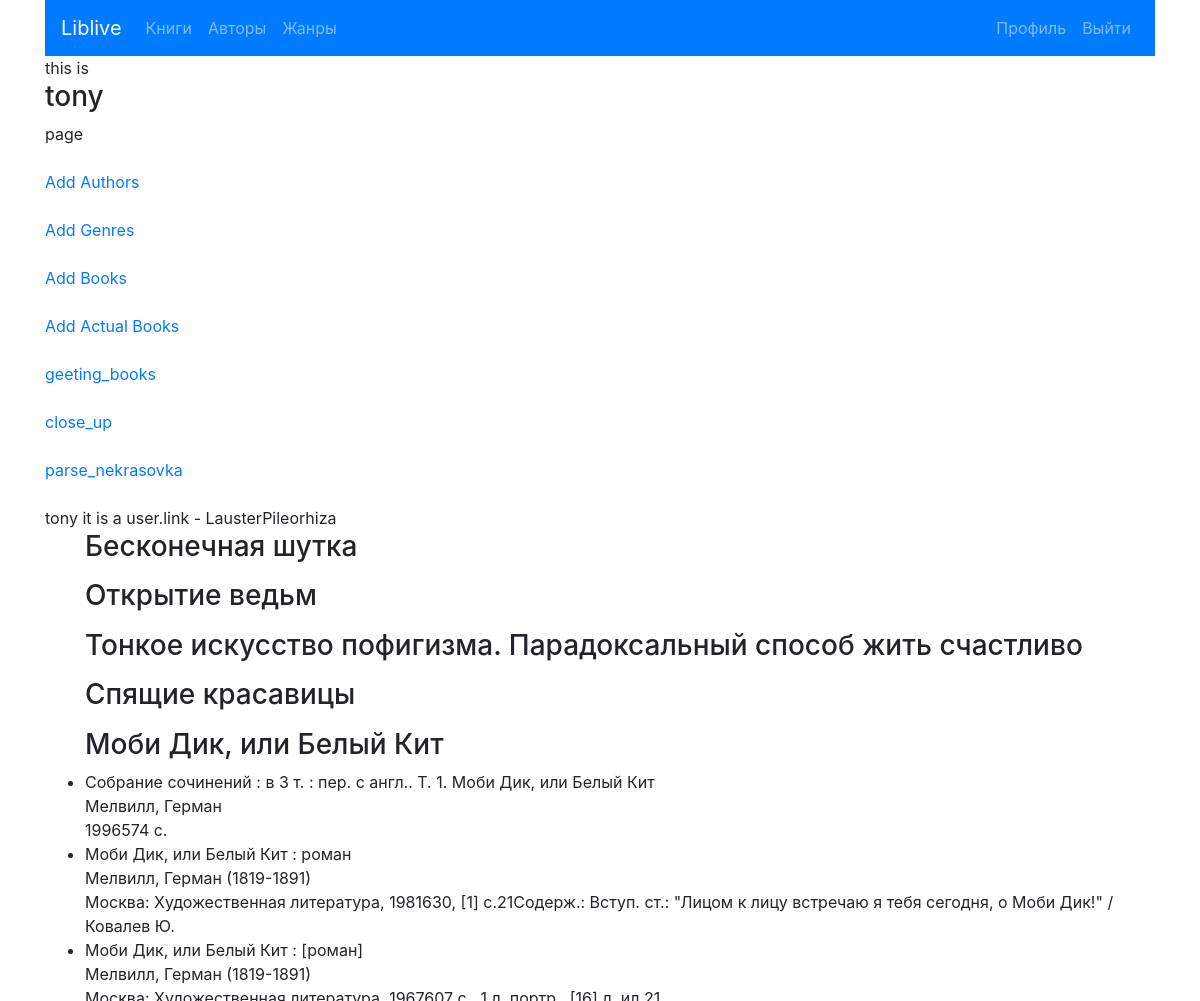
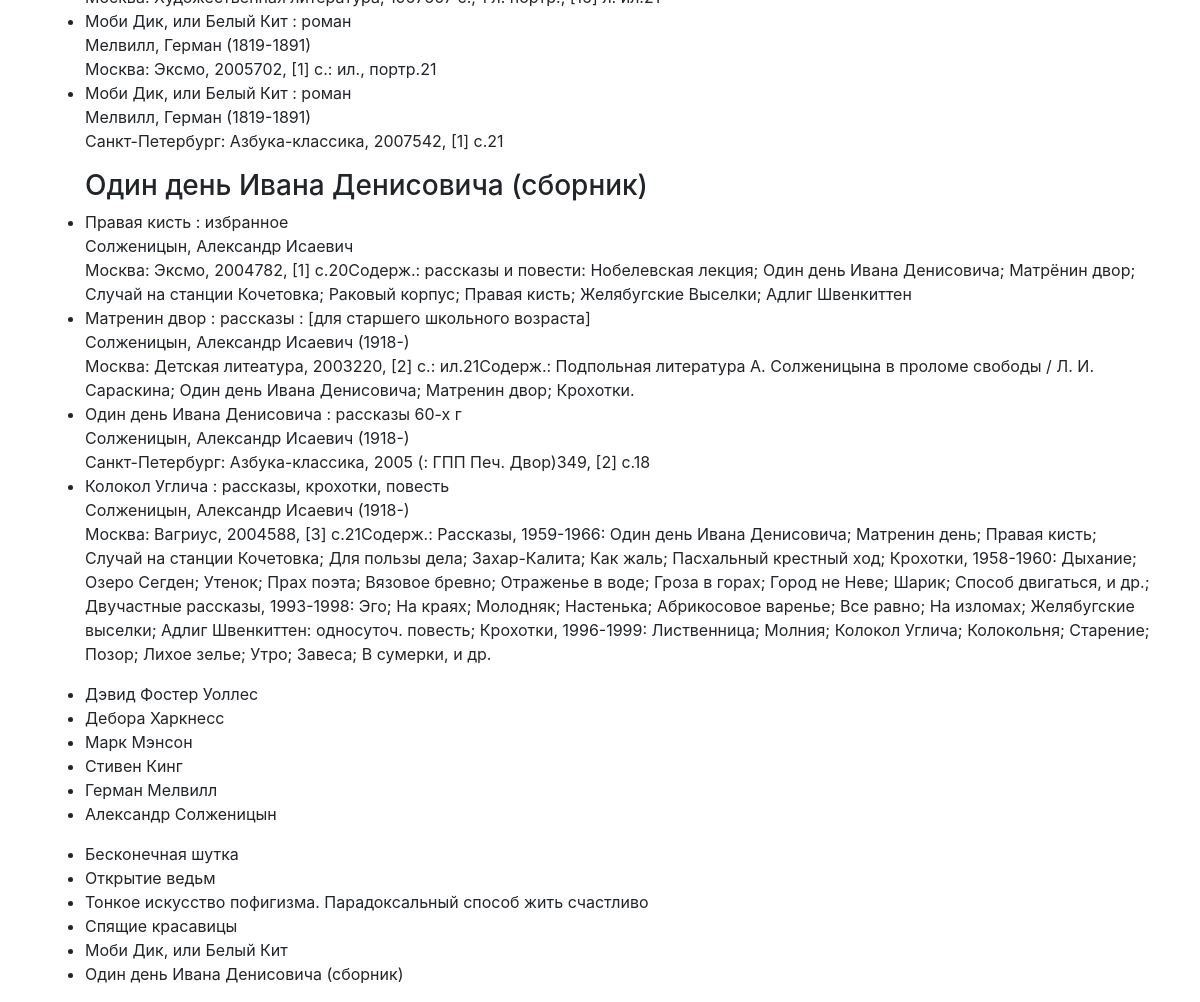
Page /test/ (signed in) on the committed database (2 pictures, top to bottom).
### users/models.py (models this page shows, shortened)
class Profile(models.Model):
    user = models.OneToOneField(User, on_delete=models.CASCADE)
    link = models.CharField(max_length=200, blank=True)

### liv/models.py (models this page shows, shortened)
class BookFromLivelib(models.Model):
    title = models.CharField(max_length=200)
    author = models.ForeignKey(Author, on_delete=models.CASCADE)
    tags = models.ManyToManyField(Genre)
    cover = models.CharField(max_length=200)
    rating = models.FloatField()
    description = models.TextField()
    key = models.IntegerField()
    user = models.ForeignKey(User, on_delete=models.CASCADE)
    def __str__(self):
        return self.title

class ActualBook(models.Model):
    author = models.CharField(max_length=200)
    title = models.CharField(max_length=200)
    notes = models.TextField()
    key = models.ForeignKey(BookFromLivelib, on_delete=models.CASCADE)
    user = models.ForeignKey(User, on_delete=models.CASCADE)

class Author(models.Model):
    name = models.CharField(max_length=200)
    def __str__(self):
        return self.name

### liv/views.py (the view)
# urls.py: path('test/', views.MyView, name='test'),
@login_required
def MyView(request):
    context = {
        'model': User
    }
    return render(request, 'liv/test.html', context)

### liv/templates/liv/test.html
{% extends 'liv/base.html' %}
{% block content %}
this is <h3>{{user}}</h3> page
<br><br>
<a href="{% url 'liv:addauthors' %}">Add Authors</a>
<br><br>
<a href="{% url 'liv:addgenres' %}">Add Genres</a>
<br><br>
<a href="{% url 'liv:addbooks' %}">Add Books</a>
<br><br>
<a href="{% url 'liv:addactualbooks' %}">Add Actual Books</a>
<br><br>
<a href="{% url 'liv:getting_books' %}">geeting_books</a>
<br><br>
<a href="{% url 'liv:close_up' %}">close_up</a>
<br><br>
<a href="{% url 'liv:parse_nekrasovka' %}">parse_nekrasovka</a>
<br><br>
{{ user.username }}
it is a user.link - {{ user.profile.link }}
{% for book in user.bookfromlivelib_set.all %}
<ul>
    <h3>{{ book }}</h3>
    {% for b in book.actualbook_set.all %}
        <li>{{ b.title }} <br> {{ b.author }} <br> {{ b.notes }}</li>
    {% endfor %}
</ul>
{% endfor %}
<ul>
    {% for book in user.bookfromlivelib_set.all %}
    <li>{{ book.author }}</li>
    {% endfor %}
</ul>
<ul>
    {% for book in user.bookfromlivelib_set.all %}
    <li>{{ book.title }}</li>
    {% endfor %}
</ul>
{% endblock %}

### rows in the picture
BookFromLivelib: title "Бесконечная шутка", author "Дэвид Фостер Уоллес"
BookFromLivelib: title "Открытие ведьм", author "Дебора Харкнесс"
BookFromLivelib: title "Тонкое искусство пофигизма. Парадоксальный способ жить счастливо", author "Марк Мэнсон"
BookFromLivelib: title "Спящие красавицы", author "Стивен Кинг"
BookFromLivelib: title "Моби Дик, или Белый Кит", author "Герман Мелвилл"
ActualBook: title "Собрание сочинений : в 3 т. : пер. с англ.. Т. 1. Моби Дик, или Белый Кит", author "Мелвилл, Герман", notes "1996574 с."
ActualBook: title "Моби Дик, или Белый Кит : роман", author "Мелвилл, Герман (1819-1891)", notes "Москва: Художественная литература, 1981630, [1] с.21Содерж.: Вступ. ст.: \"Лицом к лицу встречаю я тебя сегодня, о Моби Дик!\" /Ковалев Ю."
ActualBook: title "Моби Дик, или Белый Кит : [роман]", author "Мелвилл, Герман (1819-1891)", notes "Москва: Художественная литература, 1967607 с., 1 л. портр., [16] л. ил.21"
ActualBook: title "Моби Дик, или Белый Кит : роман", author "Мелвилл, Герман (1819-1891)", notes "Москва: Эксмо, 2005702, [1] с.: ил., портр.21"
ActualBook: title "Моби Дик, или Белый Кит : роман", author "Мелвилл, Герман (1819-1891)", notes "Санкт-Петербург: Азбука-классика, 2007542, [1] с.21"
BookFromLivelib: title "Один день Ивана Денисовича (сборник)", author "Александр Солженицын"
ActualBook: title "Правая кисть : избранное", author "Солженицын, Александр Исаевич", notes "Москва: Эксмо, 2004782, [1] с.20Содерж.: рассказы и повести: Нобелевская лекция; Один день Ивана Денисовича; Матрёнин двор; Случай на станции Кочетовка; Раковый корпус; Правая кисть; Желябугские Выселки; Адлиг Швенкиттен"
ActualBook: title "Матренин двор : рассказы : [для старшего школьного возраста]", author "Солженицын, Александр Исаевич (1918-)", notes "Москва: Детская литеатура, 2003220, [2] с.: ил.21Содерж.: Подпольная литература А. Солженицына в проломе свободы / Л. И. Сараскина; Один день Ивана Денисовича; Матренин двор; Крохотки."
ActualBook: title "Один день Ивана Денисовича : рассказы 60-х г", author "Солженицын, Александр Исаевич (1918-)", notes "Санкт-Петербург: Азбука-классика, 2005 (: ГПП Печ. Двор)349, [2] с.18"
ActualBook: title "Колокол Углича : рассказы, крохотки, повесть", author "Солженицын, Александр Исаевич (1918-)", notes "Москва: Вагриус, 2004588, [3] с.21Содерж.: Рассказы, 1959-1966: Один день Ивана Денисовича; Матренин день; Правая кисть; Случай на станции Кочетовка; Для пользы дела; Захар-Калита; Как жаль; Пасхальный крестный ход; Крохотки, 1958-1960: Дыхание; Озеро Сегден; Утенок; Прах поэта; Вязовое бревно; Отраженье в воде; Гроза в горах; Город не Неве; Шарик; Способ двигаться, и др.; Двучастные рассказы, 1993-1998: Эго; На краях; Молодняк; Настенька; Абрикосовое варенье; Все равно; На изломах; Желябугские выселки; Адлиг Швенкиттен: односуточ. повесть; Крохотки, 1996-1999: Лиственница; Молния; Колокол Углича; Колокольня; Старение; Позор; Лихое зелье; Утро; Завеса; В сумерки, и др."

### other values in the picture
{{ user }} "tony"
{{ user.username }} "tony"
{{ user.profile.link }} "LausterPileorhiza"
